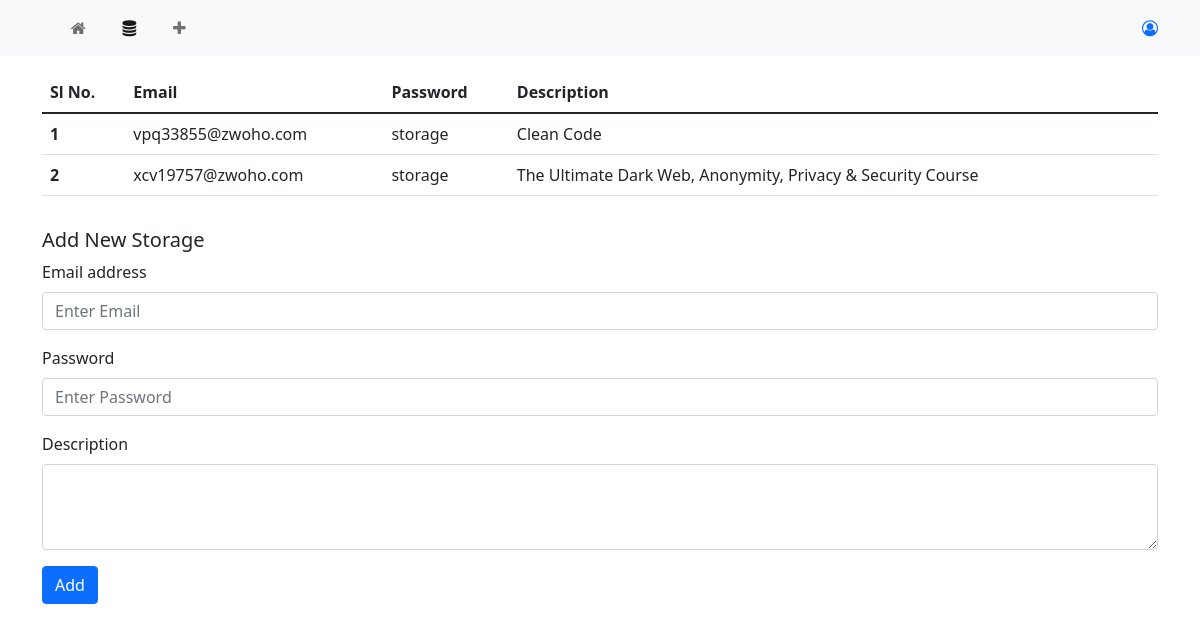
The app's page /course/storage, older data.
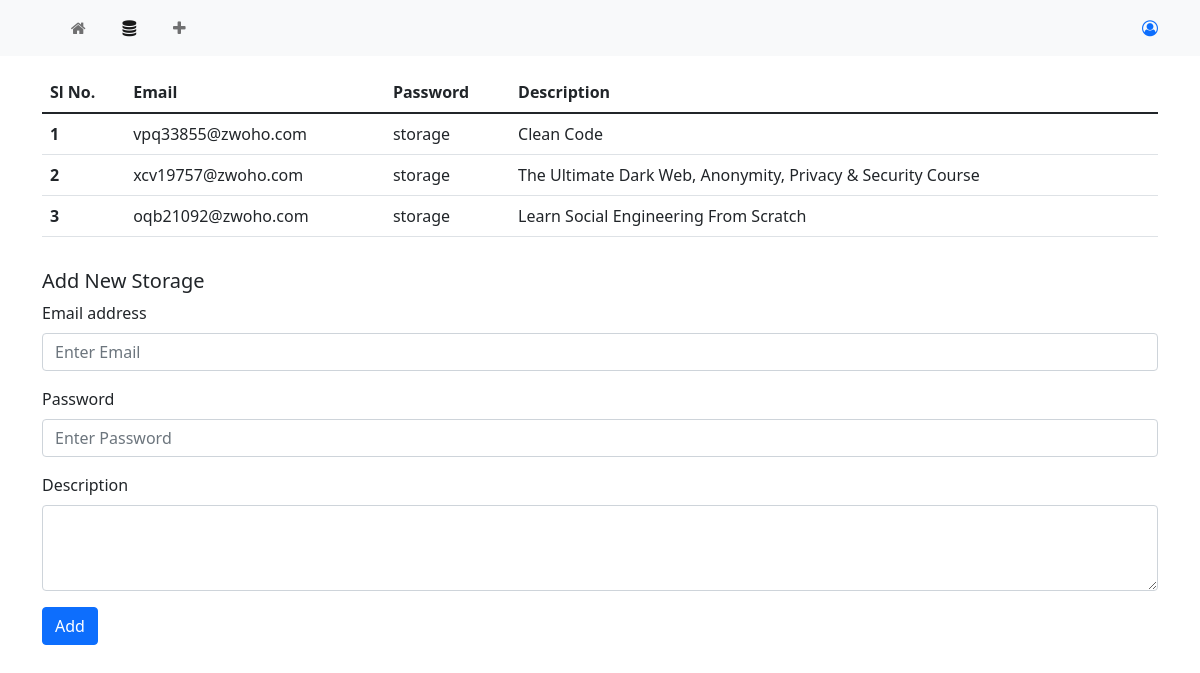
The same page, newer data.
### myapp/models.py (models this page shows, shortened)
class Storage(models.Model):
    email = models.EmailField()
    password = models.CharField(max_length=10)
    description = models.TextField(null=True, blank=True)

### myapp/views.py (the view)
# urls.py: path('storage', views.storage_list, name='storage-list-page'),
def storage_list(request):
    context = {
        'storages': Storage.objects.all()
    }
    return render(request, 'myapp/storage_list.html', context=context)

### myapp/templates/myapp/storage_list.html (shortened to what this page needs)
{% extends 'myapp/base.html' %}
{% block storage_active %} active {% endblock storage_active %}
{% block page_content %}
    <table class="table">
        <thead>
            <tr>
                <th scope="col">Sl No.</th>
                <th scope="col">Email</th>
                <th scope="col">Password</th>
                <th scope="col">Description</th>
            </tr>
        </thead>
        <tbody>
            {% for storage in storages %}
                <tr>
                    <th>{{forloop.counter}}</th>
                    <td class="copy-able" data-content="{{storage.email}}">{{storage.email}}</td>
                    <td class="copy-able" data-content="{{storage.password}}">{{storage.password}}</td>
                    <td class="copy-able" data-content="{{storage.description}}">{{storage.description}}</td>
                </tr>
            {% empty %}
                <p class="lead">No storage available</p>
            {% endfor %}
        </tbody>
    </table>
    <div id="add-storage" class="pt-3">
        <h1 class="lead">Add New Storage</h1>
        <form action="{% url 'storage-add-page' %}" method="POST">
            <div class="mb-3">
                <label for="email" class="form-label">Email address</label>
                <input type="email" class="form-control" id="email" name="email" placeholder="Enter Email" required>
            </div>
            <div class="mb-3">
                <label for="password" class="form-label">Password</label>
                <input type="text" class="form-control" id="password" name="password" placeholder="Enter Password" required>
            </div>
            <div class="mb-3">
                <label for="description" class="form-label">Description</label>
                <textarea class="form-control" id="description" name="description" rows="3" required></textarea>
            </div>
            <button type="submit" class="btn btn-primary">Add</button>
        </form>
    </div>
{% endblock page_content %}

Row changes from the older to the newer data that the page shows:
added Storage: email "oqb21092@zwoho.com", password "storage", description "Learn Social Engineering From Scratch"
